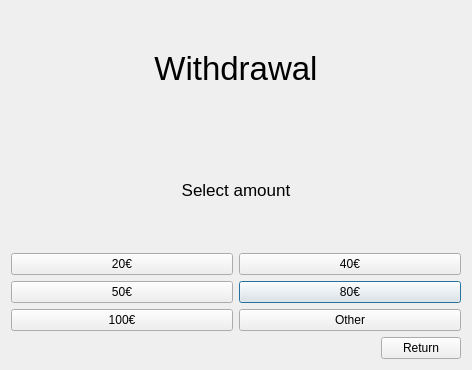
<?xml version="1.0" encoding="UTF-8"?>
<ui version="4.0">
 <class>Withdrawal</class>
 <widget class="QDialog" name="Withdrawal">
  <property name="geometry">
   <rect>
    <x>0</x>
    <y>0</y>
    <width>472</width>
    <height>370</height>
   </rect>
  </property>
  <property name="windowTitle">
   <string>Dialog</string>
  </property>
  <layout class="QHBoxLayout" name="horizontalLayout_2">
   <item>
    <layout class="QVBoxLayout" name="verticalLayout_2">
     <item>
      <layout class="QVBoxLayout" name="verticalLayout">
       <item>
        <widget class="QLabel" name="label_2">
         <property name="font">
          <font>
           <pointsize>25</pointsize>
          </font>
         </property>
         <property name="text">
          <string>Withdrawal</string>
         </property>
         <property name="alignment">
          <set>Qt::AlignCenter</set>
         </property>
        </widget>
       </item>
       <item>
        <widget class="QLabel" name="responseLabel">
         <property name="font">
          <font>
           <pointsize>13</pointsize>
          </font>
         </property>
         <property name="text">
          <string>Select amount</string>
         </property>
         <property name="alignment">
          <set>Qt::AlignCenter</set>
         </property>
        </widget>
       </item>
       <item>
        <layout class="QGridLayout" name="gridLayout">
         <item row="1" column="1">
          <widget class="QPushButton" name="btn80">
           <property name="text">
            <string>80€</string>
           </property>
          </widget>
         </item>
         <item row="0" column="0">
          <widget class="QPushButton" name="btn20">
           <property name="text">
            <string>20€</string>
           </property>
          </widget>
         </item>
         <item row="1" column="0">
          <widget class="QPushButton" name="btn50">
           <property name="text">
            <string>50€</string>
           </property>
          </widget>
         </item>
         <item row="0" column="1">
          <widget class="QPushButton" name="btn40">
           <property name="text">
            <string>40€</string>
           </property>
          </widget>
         </item>
         <item row="2" column="1">
          <widget class="QPushButton" name="btnOther">
           <property name="text">
            <string>Other</string>
           </property>
          </widget>
         </item>
         <item row="2" column="0">
          <widget class="QPushButton" name="btn100">
           <property name="text">
            <string>100€</string>
           </property>
          </widget>
         </item>
        </layout>
       </item>
       <item>
        <layout class="QHBoxLayout" name="horizontalLayout">
         <item>
          <spacer name="horizontalSpacer">
           <property name="orientation">
            <enum>Qt::Horizontal</enum>
           </property>
           <property name="sizeHint" stdset="0">
            <size>
             <width>40</width>
             <height>20</height>
            </size>
           </property>
          </spacer>
         </item>
         <item>
          <widget class="QPushButton" name="btnReturn">
           <property name="text">
            <string>Return</string>
           </property>
          </widget>
         </item>
        </layout>
       </item>
      </layout>
     </item>
    </layout>
   </item>
  </layout>
 </widget>
 <resources/>
 <connections/>
</ui>
